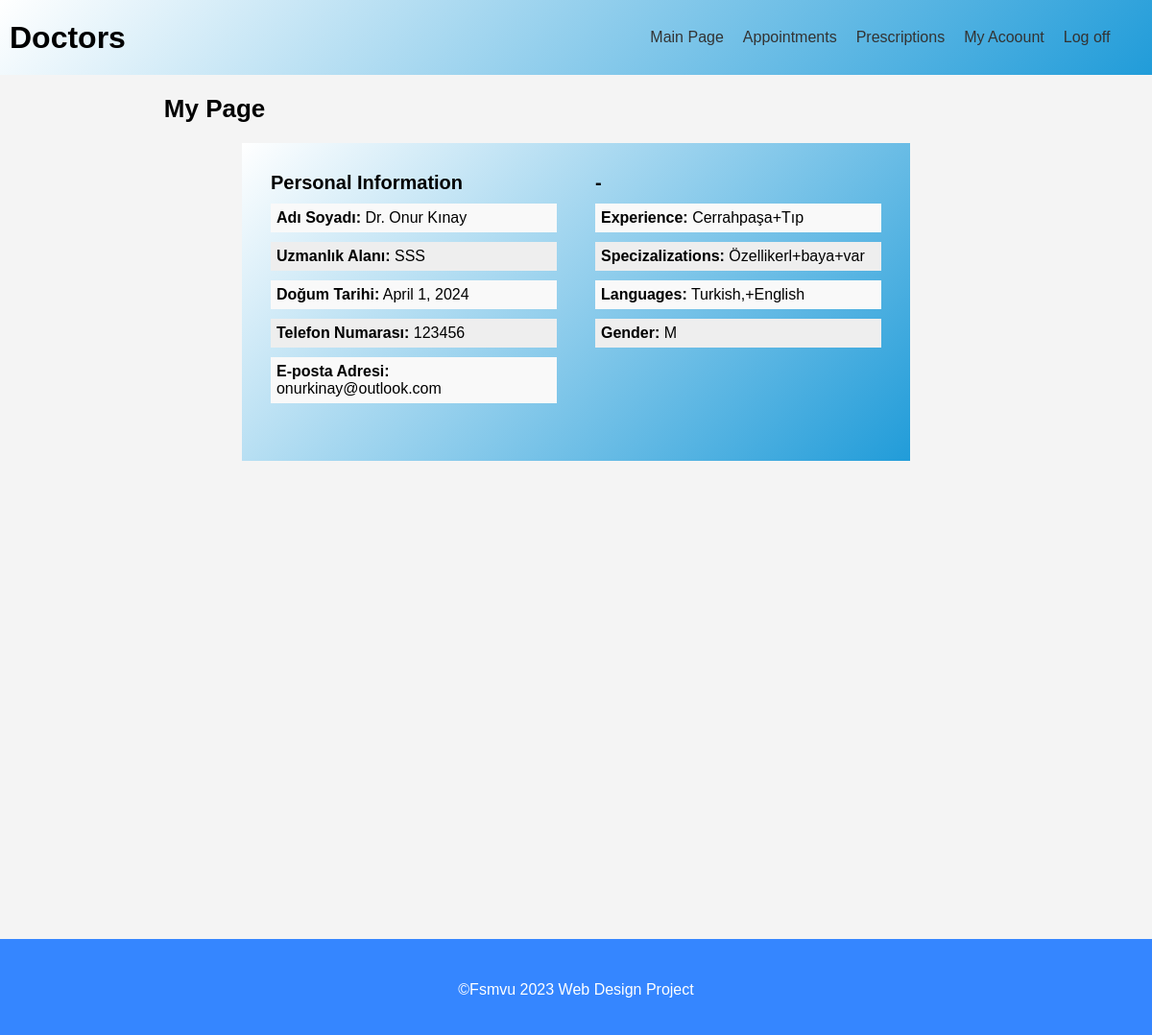
The app's page /Management/ (signed in), older data.
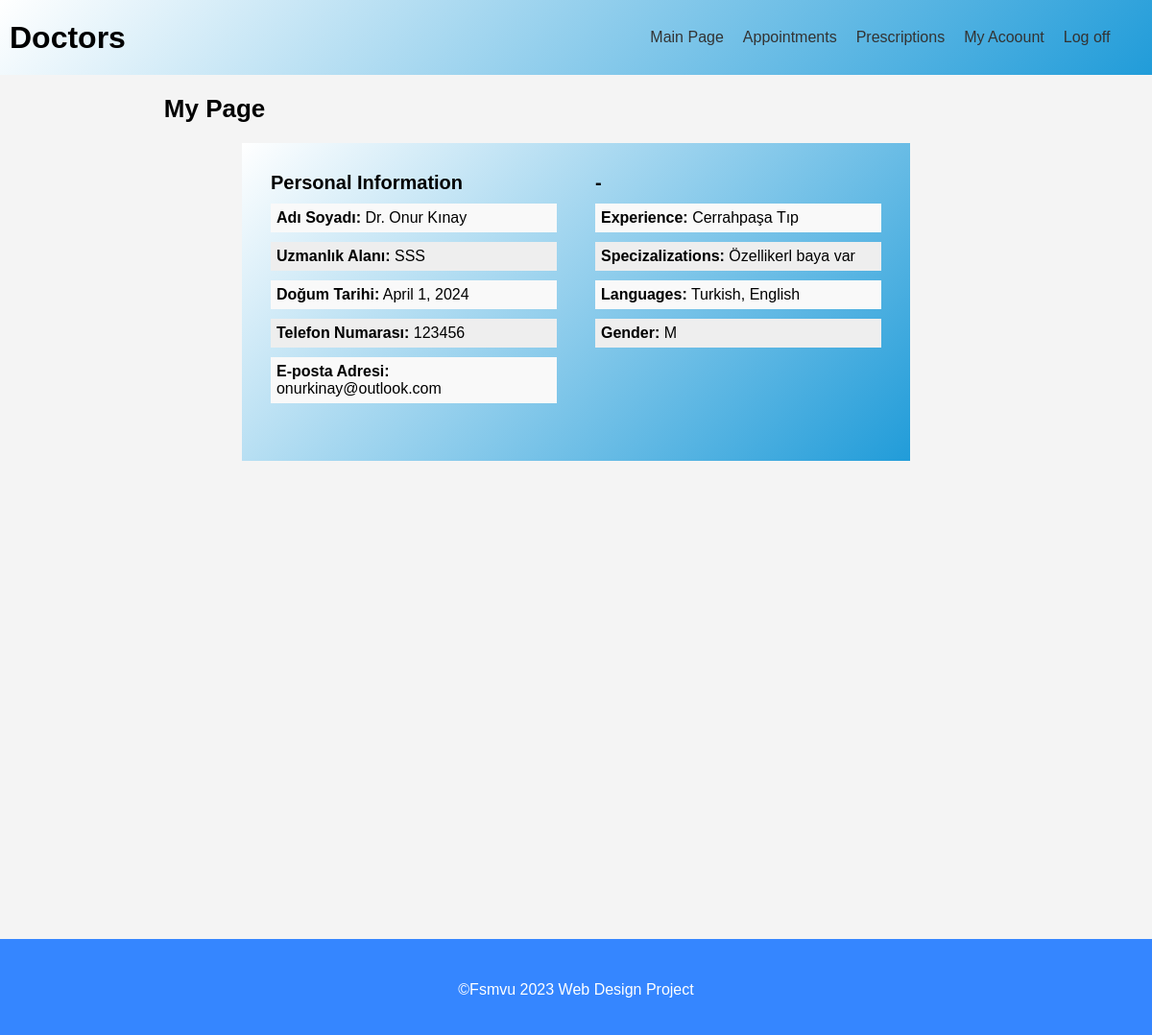
The same page, newer data.
### doctor/models.py (models this page shows, shortened)
class Doctor(models.Model):
    ID = models.BigAutoField(primary_key=True)
    User = models.ForeignKey(settings.AUTH_USER_MODEL,on_delete=models.CASCADE,blank=True, null=True)
    DateOfBirth = models.DateField(verbose_name="Date of Birth")
    Gender = models.CharField(max_length=1, choices=GENDER_CHOICES,verbose_name="Gender")
    Phone = models.CharField(max_length=11,verbose_name="Phone")
    Salary = models.IntegerField(verbose_name="Salary")
    Specializations = models.CharField(max_length=300,verbose_name="Specializations")
    Experience = models.TextField(verbose_name="Experience")
    Languages = models.CharField(max_length=300,verbose_name="Languages")
    Department = models.ForeignKey(Department, on_delete=models.SET_DEFAULT,default=1,verbose_name="Department")
    class Meta:
        db_table = "doctor"

### department/models.py (models this page shows, shortened)
class Department(models.Model):
    ID = models.BigAutoField(primary_key=True)
    Name = models.CharField(max_length=100,verbose_name="Department Name")
    PriceUnit =  models.IntegerField(verbose_name="Price Unit")
    class Meta:
        db_table = "department"

### home/views.py (the view)
# urls.py: path("Management/",views.management,name="management"),
@login_required
def management(request):
    context ={}
    if is_member(request.user, ["Doctor"]):
        context["data"] = Doctor.objects.get(User_id=request.user.id)
        return render(request, "management/doctor.html", context)
    elif is_member(request.user, ["Patient"]):
        context["data"] = Patient.objects.get(User_id=request.user.id)
        return render(request, "management/patient.html", context)
    elif is_member(request.user, ["Admin"]):
        return render(request, "management/admin.html", context)
    elif is_member(request.user, ["Accountant"]):
        return render(request, "management/accountant.html", context)

### home/views.py (called while the page is built)
def is_member(user, listgroup):
    return user.groups.filter(name__in=listgroup).exists()

### home/templates/management/doctor.html (shortened to what this page needs)
{% extends 'management_base.html' %}
{% load static %}
{% block content %}
  <section id="ozel-sayfa">
    <h2 style="margin-left: 13%;">My Page</h2>
    <div class="container">
      <div class="kisisel-bilgiler">
        <h3>Personal Information</h3>
        <ul>
          <li>
            <span>Adı Soyadı:</span> Dr. {{ request.user.first_name }} {{ request.user.last_name }}
          </li>
          <li>
            <span>Uzmanlık Alanı:</span> {{ data.Department.Name }}
          </li>
          <li>
            <span>Doğum Tarihi:</span> {{ data.DateOfBirth }}
          </li>
          <li>
            <span>Telefon Numarası:</span> {{ data.Phone }}
          </li>
          <li>
            <span>E-posta Adresi:</span> {{ request.user.email }}
          </li>
        </ul>
      </div>
      <div class="hesap-bilgileri">
        <h3>-</h3>
        <ul>
          <li>
            <span>Experience:</span> {{ data.Experience }}
          </li>
          <li>
            <span>Specizalizations:</span> {{ data.Specializations }}
          </li>
          <li>
            <span>Languages:</span> {{ data.Languages }}
          </li>
          <li>
            <span>Gender:</span> {{ data.Gender }}
          </li>
        </ul>
      </div>
    </div>
  </section>
{% endblock %}

### templates/management_base.html (shortened to what this page needs)
{% load static %}
<!DOCTYPE html>
<html lang="en">
  <head>
    <link rel="stylesheet" href="{% static 'css/page-style.css' %}" />
    <link rel="stylesheet" href="https://cdnjs.cloudflare.com/ajax/libs/jquery-modal/0.9.1/jquery.modal.min.css" />
  </head>
  <body>
    {% for group in request.user.groups.all %}
      {% if group.name == 'Doctor' %}
        {% include 'headers/doctor.html' %}
      {% elif group.name == 'Patient' %}
        {% include 'headers/patient.html' %}
      {% elif group.name == 'Admin' %}
        {% include 'headers/admin.html' %}
      {% elif group.name == 'Accountant' %}
        {% include 'headers/accountant.html' %}
      {% endif %}
    {% endfor %}
    {% block content %}
    {% endblock %}
    <footer class="footer">
      <p>&copy;Fsmvu 2023 Web Design Project</p>
    </footer>
  </body>
</html>

### templates/headers/doctor.html
<header id="header">
  <h1>Doctors</h1>
  <nav class="ana-menu">
    <a href="/Management">Main Page</a>
    <a href="/Appointments">Appointments</a>
    <a href="/Prescriptions">Prescriptions</a>
    <a href="/Doctors/Edit">My Acoount</a>
    <a href="/Logout">Log off</a>
  </nav>
</header>

### static/css/page-style.css (style rules this page uses)
html { height: 100%; }
body { font-family: Arial, sans-serif; margin: 0; padding: 0; background-color: #f4f4f4; height: 100%; }
header { display: flex; width: 100%; background: linear-gradient(-45deg, #219cd9, #FFF); align-items: center; font-family: Arial, sans-serif; padding: 10px; }
.ana-menu { display: flex; justify-content: space-between; margin-left: auto; margin-right: 2%; }
.ana-menu a { text-decoration: none; color: #333; margin-left: auto; transition: all 0.3s ease-in; padding: 20px 10px; }
section { padding: 20px; margin-bottom: 100px; min-height: 100%; }
a { text-decoration: none; }
.container { max-width: 75%; margin-left: auto; margin-right: auto; padding-left: 10px; padding-right: 10px; }
* { margin: 0; padding: 0; box-sizing: border-box; font-family: "Poppins", sans-serif; }
.footer { width: 100%; background: #3586ff; min-height: 100px; padding: 20px 50px; display: flex; justify-content: center; align-items: center; flex-direction: column; }
.footer p { color: #fff; margin: 15px 0 10px 0; font-size: 1rem; font-weight: 300; }

Row changes from the older to the newer data that the page shows:
changed Doctor "SSS": Experience "Cerrahpaşa+Tıp" → "Cerrahpaşa Tıp"; Specializations "Özellikerl+baya+var" → "Özellikerl baya var"; Languages "Turkish,+English" → "Turkish, English"
